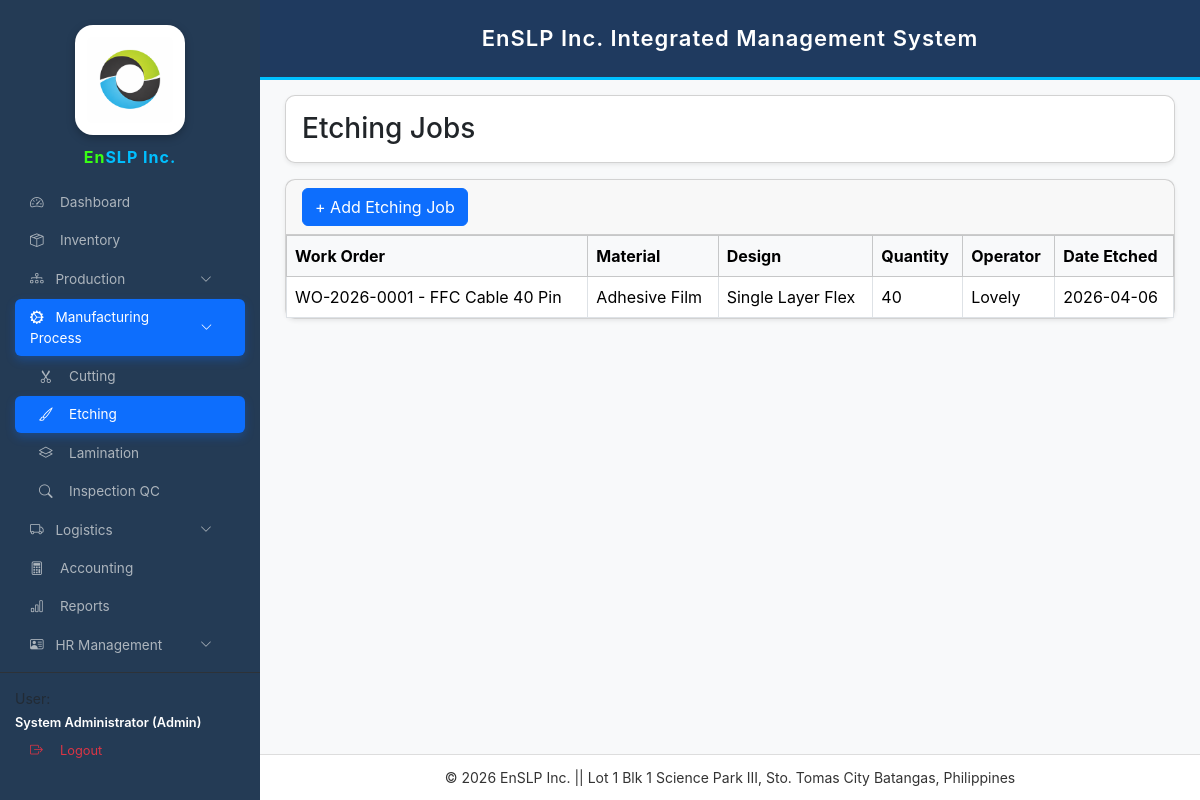
The page /etching.php (signed in) on the database as committed earlier.
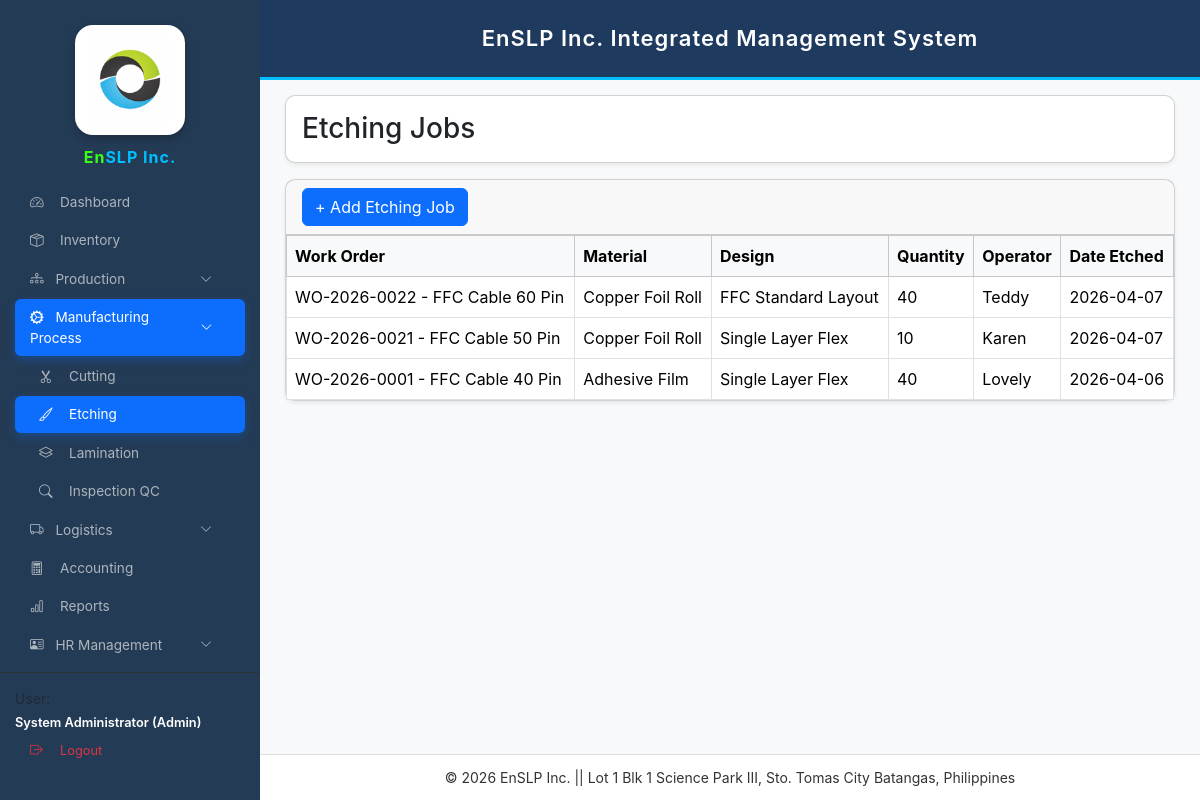
The same page on the database as committed later.
### tables this page shows
CREATE TABLE `etching_jobs` (
  `id` int(11) NOT NULL,
  `work_order_id` varchar(50) NOT NULL,
  `item_id` int(11) DEFAULT NULL,
  `design` varchar(100) DEFAULT NULL,
  `operator` varchar(100) DEFAULT NULL,
  `date_etched` timestamp NOT NULL DEFAULT current_timestamp(),
  `quantity` int(11) DEFAULT 0
);

CREATE TABLE `work_orders` (
  `id` int(11) NOT NULL,
  `wo_no` varchar(50) DEFAULT NULL,
  `product_name` varchar(150) NOT NULL,
  `client` varchar(150) DEFAULT NULL,
  `qty` int(11) DEFAULT 0,
  `status` varchar(50) DEFAULT NULL,
  `date_started` date NOT NULL,
  `date_completed` date DEFAULT NULL,
  `remarks` varchar(255) DEFAULT NULL,
  `created_at` timestamp NOT NULL DEFAULT current_timestamp(),
  `selling_price` decimal(10,2) DEFAULT 0.00
);

CREATE TABLE `inventory_items` (
  `id` int(11) NOT NULL,
  `item_code` varchar(50) DEFAULT NULL,
  `item_name` varchar(150) NOT NULL,
  `category` varchar(50) DEFAULT NULL,
  `unit` varchar(30) DEFAULT 'pcs',
  `quantity` int(11) NOT NULL DEFAULT 0,
  `reorder_level` int(11) NOT NULL DEFAULT 0,
  `created_at` datetime NOT NULL DEFAULT current_timestamp(),
  `cost` decimal(10,2) DEFAULT NULL,
  `selling_price` decimal(10,2) DEFAULT 0.00,
  `status` varchar(20) DEFAULT 'active',
  `value` decimal(10,2) DEFAULT 0.00
);

### etching.php (the view, shortened to what this page needs)
<?php
require_once "config.php";
$stmt=$conn->query("
SELECT e.*,i.item_name,w.wo_no,w.product_name
FROM etching_jobs e
LEFT JOIN inventory_items i ON e.item_id=i.id
LEFT JOIN work_orders w ON e.work_order_id=w.id
ORDER BY e.id DESC
");
$jobs=$stmt->fetchAll(PDO::FETCH_ASSOC);
?>
<!DOCTYPE html>
<html>
<head>
<link href="https://cdn.jsdelivr.net/npm/bootstrap@5.3.3/dist/css/bootstrap.min.css" rel="stylesheet">
</head>
<body>
<div class="d-flex">
<?php include 'sidebar.php'; ?>
<?php include 'header.php'; ?>
<div class="main-content flex-grow-1">
<div class="card shadow-sm mb-3">
<div class="card-body">
<h3 class="mb-0">Etching Jobs</h3>
</div>
</div>
<div class="card shadow-sm">
<div class="card-header">
<button class="btn btn-primary"
data-bs-toggle="modal"
data-bs-target="#addEtchingModal">
+ Add Etching Job
</button>
</div>
<div class="card-body p-0">
<table class="table table-bordered mb-0">
<thead class="table-light">
<tr>
<th>Work Order</th>
<th>Material</th>
<th>Design</th>
<th>Quantity</th>
<th>Operator</th>
<th>Date Etched</th>
</tr>
</thead>
<tbody>
<?php if($jobs){ ?>
<?php foreach($jobs as $row){ ?>
<tr>
<td><?=$row['wo_no']?> - <?=$row['product_name']?></td>
<td><?=$row['item_name']?></td>
<td><?=$row['design']?></td>
<td><?=$row['quantity']?></td>
<td><?=$row['operator']?></td>
<td><?=date('Y-m-d', strtotime($row['date_etched']))?></td>
</tr>
<?php } ?>
<?php } ?>
</tbody>
</table>
</div>
</div>
</div>
</div>
<?php include 'footer.php'; ?>
</body>
</html>

Rows that differ between the two databases and show on the page:
added etching_jobs: work_order.wo_no "WO-2026-0022", work_order.product_name "FFC Cable 60 Pin", inventory_items.item_name "Copper Foil Roll", design "FFC Standard Layout", quantity "40", operator "Teddy", date_etched "2026-04-07"
added etching_jobs: work_order.wo_no "WO-2026-0021", work_order.product_name "FFC Cable 50 Pin", inventory_items.item_name "Copper Foil Roll", design "Single Layer Flex", quantity "10", operator "Karen", date_etched "2026-04-07"
